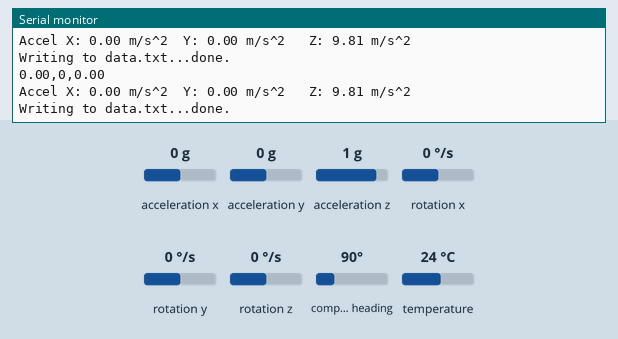
A sketch run on a simulated Arduino Uno, built with avr-gcc and run on an emulated ATmega328P. Parts: the last lines printed to the serial monitor. Inputs (shaded band) come from the test bench; at power-on: acceleration x 0 g, acceleration y 0 g, acceleration z 1 g, rotation x 0 °/s, rotation y 0 °/s, rotation z 0 °/s, compass heading 90°, temperature 24 °C. Storage starts empty.

Above: at 3.2 s.
3.3 s: acceleration x set to -1.4 g
At 4.6 s:
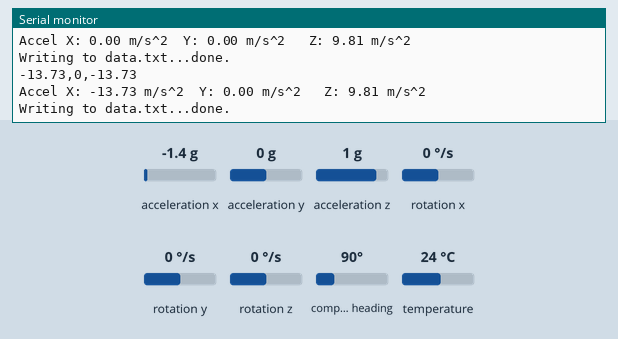
4.8 s: acceleration y set to -1.4 g
At 6.0 s:
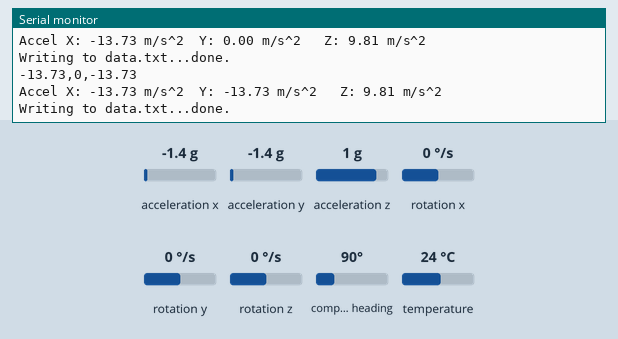
6.3 s: acceleration z set to -1.4 g
At 7.8 s:
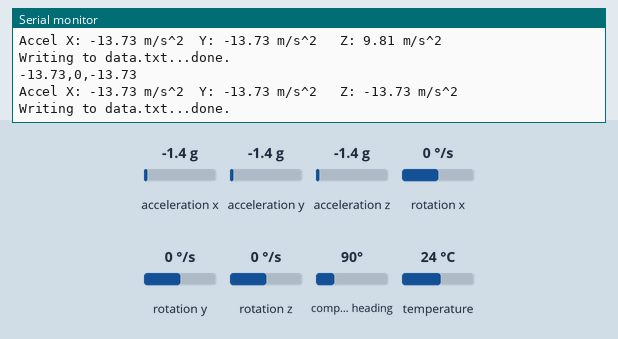

The sketch:

WritingIMUDataToMicroSDCardCode.ino
```cpp
#include <SD.h>
#include <Wire.h>
#include <SPI.h>
#include <Adafruit_LSM9DS1.h>
#include <Adafruit_Sensor.h>  // not used in this demo but required!

// i2c
Adafruit_LSM9DS1 lsm = Adafruit_LSM9DS1();

// #define LSM9DS1_SCK A5
// #define LSM9DS1_MISO 12
// #define LSM9DS1_MOSI A4
// #define LSM9DS1_XGCS 6
// #define LSM9DS1_MCS 5

float AX = 0;
float AY = 0;
float AZ = 0;
float velocity = 0;
// You can also use software SPI
//Adafruit_LSM9DS1 lsm = Adafruit_LSM9DS1(LSM9DS1_SCK, LSM9DS1_MISO, LSM9DS1_MOSI, LSM9DS1_XGCS, LSM9DS1_MCS);
// Or hardware SPI! In this case, only CS pins are passed in
//Adafruit_LSM9DS1 lsm = Adafruit_LSM9DS1(LSM9DS1_XGCS, LSM9DS1_MCS);
const int chipSelect = 10;
File myFile;

void setupSensor()
{
  // 1.) Set the accelerometer range (The range of measurements the sensor can track)
  lsm.setupAccel(lsm.LSM9DS1_ACCELRANGE_2G, lsm.LSM9DS1_ACCELDATARATE_10HZ);
  //lsm.setupAccel(lsm.LSM9DS1_ACCELRANGE_4G, lsm.LSM9DS1_ACCELDATARATE_119HZ);
  //lsm.setupAccel(lsm.LSM9DS1_ACCELRANGE_8G, lsm.LSM9DS1_ACCELDATARATE_476HZ);
  //lsm.setupAccel(lsm.LSM9DS1_ACCELRANGE_16G, lsm.LSM9DS1_ACCELDATARATE_952HZ);

  // 2.) Set the magnetometer sensitivity
  lsm.setupMag(lsm.LSM9DS1_MAGGAIN_4GAUSS);
  //lsm.setupMag(lsm.LSM9DS1_MAGGAIN_8GAUSS);
  //lsm.setupMag(lsm.LSM9DS1_MAGGAIN_12GAUSS);
  //lsm.setupMag(lsm.LSM9DS1_MAGGAIN_16GAUSS);

  // 3.) Setup the gyroscope
  lsm.setupGyro(lsm.LSM9DS1_GYROSCALE_245DPS);
  //lsm.setupGyro(lsm.LSM9DS1_GYROSCALE_500DPS);
  //lsm.setupGyro(lsm.LSM9DS1_GYROSCALE_2000DPS);
}

void setup()
{
  Serial.begin(9600); //parameter is the baud rate (bits per second)
  digitalWrite(8, HIGH);
  while (!Serial) {
  }
  Serial.println("LSM9DS1 data read");
  lsm.begin();
  Serial.println("Found LSM9DS1 9DOF");
  // helper to just set the default scaling we want, see above!
  setupSensor();
  delay(2000);
  SD.begin(chipSelect);
}

void loop()
{
  myFile = SD.open("test.txt", FILE_WRITE);
  lsm.read();  /* ask it to read in the data */
  // if the file opened okay, write to it:

  /* Get a new sensor event */
  sensors_event_t a, m, g, temp;
  lsm.getEvent(&a, &m, &g, &temp);
  //Serial.print("Distance:   ");
  float distance = a.distance;
  int time = a.timestamp;
  float altitude = a.altitude;
  Serial.print(distance);
  Serial.print(",");
  //Serial.print("Time:  ");
  Serial.print(time);
  Serial.print(",");
  //Serial.print("Altitude:  ");
  Serial.print(altitude);
  Serial.print("\n");
  //Serial.print("Orientation:    "); Serial.print(a.orientation.x);Serial.print("     "); Serial.print(a.orientation.y);Serial.print("     ");  Serial.println(a.orientation.z);

  AX = a.acceleration.x;
  AY = a.acceleration.y;
  AZ = a.acceleration.z;

  Serial.print("Accel X: "); Serial.print(a.acceleration.x); Serial.print(" m/s^2");
  Serial.print("\tY: "); Serial.print(a.acceleration.y);     Serial.print(" m/s^2 ");
  Serial.print("\tZ: "); Serial.print(a.acceleration.z);     Serial.println(" m/s^2 ");

  if (myFile) {
    Serial.print("Writing to data.txt...");
    myFile.print("Distance:   "); myFile.println(distance); //myFile.print(",");
    myFile.print("Time:  "); myFile.println(time); //myFile.print(",");
    myFile.print("Altitude:  "); myFile.println(altitude); //myFile.print(",");
    myFile.print("Orientation:    "); myFile.print(a.orientation.x); myFile.print("     "); myFile.print(a.orientation.y); myFile.print("     ");  myFile.println(a.orientation.z);

    myFile.print("Accel X: "); myFile.print(AX); myFile.print(" m/s^2");
    myFile.print("\tY: "); myFile.print(AY);     myFile.print(" m/s^2 ");
    myFile.print("\tZ: "); myFile.print(AZ);     myFile.println(" m/s^2 ");

    myFile.close();
    Serial.println("done.");
  } else {
    // if the file didn't open, print an error:
    Serial.println("error opening data.txt");
  }
  delay(1000);

  //Serial.print("Gyro X: "); Serial.print(g.gyro.x);   Serial.print(" rad/s");
  //Serial.print("\tY: "); Serial.print(g.gyro.y);      Serial.print(" rad/s");
  //Serial.print("\tZ: "); Serial.print(g.gyro.z);      Serial.println(" rad/s");
}
```

Measured:
- after the input at 3.3 s, the serial monitor: prints a new line after 0.81 s (image 1)
- after the input at 4.8 s, the serial monitor: prints a new line after 0.37 s (image 2)
- after the input at 6.3 s, the serial monitor: prints a new line after 0.97 s (image 3)
